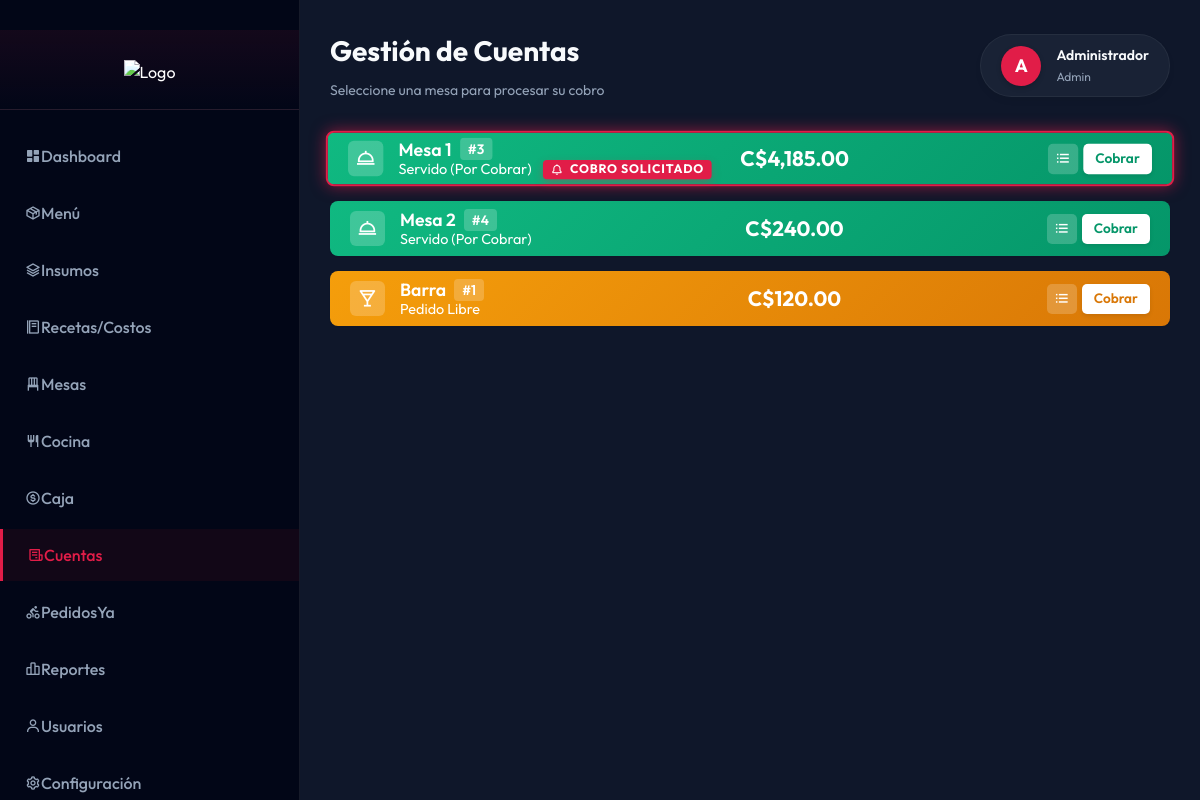
The app's page /cuentas.php (signed in) with its own data.
### tables this page shows
CREATE TABLE `roles` (
  `id` int(11) NOT NULL AUTO_INCREMENT,
  `name` varchar(50) NOT NULL,
  PRIMARY KEY (`id`),
  UNIQUE KEY `name` (`name`)
);

CREATE TABLE `orders` (
  `id` int(11) NOT NULL AUTO_INCREMENT,
  `table_id` int(11) NOT NULL,
  `user_id` int(11) NOT NULL,
  `total` decimal(10,2) NOT NULL DEFAULT 0.00,
  `status` enum('pending','completed','cancelled','draft','preparing','ready','picked_up','delivered') DEFAULT 'draft',
  `date_created` timestamp NOT NULL DEFAULT current_timestamp(),
  `payment_requested` tinyint(1) DEFAULT 0,
  PRIMARY KEY (`id`),
  KEY `table_id` (`table_id`),
  KEY `user_id` (`user_id`),
  CONSTRAINT `orders_ibfk_1` FOREIGN KEY (`table_id`) REFERENCES `tables` (`id`) ON UPDATE CASCADE,
  CONSTRAINT `orders_ibfk_2` FOREIGN KEY (`user_id`) REFERENCES `users` (`id`) ON UPDATE CASCADE
);

CREATE TABLE `tables` (
  `id` int(11) NOT NULL AUTO_INCREMENT,
  `name` varchar(50) NOT NULL,
  `status` enum('available','occupied','reserved') DEFAULT 'available',
  PRIMARY KEY (`id`),
  UNIQUE KEY `name` (`name`)
);

### cuentas.php (the view, shortened to what this page needs)
<?php
require_once __DIR__ . '/config/db.php';
$stmt = $pdo->prepare('SELECT name FROM roles WHERE id = ?');
$stmt->execute([$_SESSION['role_id']]);
$user_role_name = $stmt->fetchColumn() ?: 'Usuario';
$stmt = $pdo->query('
    SELECT t.*,
           o.id as order_id,
           o.total as order_total,
           o.status as order_status,
           o.payment_requested,
           u.name as waiter_name
    FROM tables t
    JOIN orders o ON t.id = o.table_id
        AND o.status IN ("draft", "pending", "preparing", "ready", "picked_up", "delivered")
    LEFT JOIN users u ON o.user_id = u.id
    ORDER BY t.id ASC
');
$tables = $stmt->fetchAll(PDO::FETCH_ASSOC);
$accounts = [];
foreach ($tables as $t) {
    $type = 'mesa';
    if (strtolower($t['name']) === 'barra' || strtolower($t['name']) === 'pedido libre') {
        $type = 'libre';
    }
    $accounts[] = [
        'type' => $type,
        'id' => $t['id'],
        'name' => $t['name'],
        'order_id' => $t['order_id'],
        'total' => $t['order_total'],
        'status' => $t['order_status'],
        'payment_requested' => $t['payment_requested'],
        'waiter' => $t['waiter_name'],
        'link' => "ver_pedido.php?table={$t['id']}&view=payment"
    ];
}
include __DIR__ . '/includes/header.php';
?>
<div class="dashboard-wrapper">
    <?php include __DIR__ . '/includes/sidebar.php'; ?>
    <main class="main-content">
        <div class="page-header">
            <div>
                <h1>Gestión de Cuentas</h1>
                <p>Seleccione una mesa para procesar su cobro</p>
            </div>
            <div class="user-profile-header">
                <div class="user-avatar">
                    <?= strtoupper(substr($_SESSION['name'], 0, 1)) ?>
                </div>
                <div class="user-details">
                    <span class="user-name">
                        <?= htmlspecialchars($_SESSION['name']) ?>
                    </span>
                    <span class="user-role">
                        <?= htmlspecialchars($user_role_name) ?>
                    </span>
                </div>
            </div>
        </div>
        <div class="tables-list">
            <?php foreach ($accounts as $account):
                $status = $account['status'] ?? null;
                $hasOrder = isset($account['has_order']) ? $account['has_order'] : (!empty($account['order_id']));
                $cardClass = 'available';
                $statusLabel = 'Disponible';
                $icon = 'bx-store-alt';
                if ($hasOrder) {
                    $cardClass = 'occupied';
                    $statusLabel = 'Ocupada';
                    $icon = 'bx-restaurant';
                    if ($account['type'] === 'libre') {
                        $cardClass = 'libre';
                        $statusLabel = 'Pedido Libre';
                        $icon = 'bx-drink';
                    } elseif ($account['type'] === 'pedidosya') {
                        $cardClass = 'pedidosya';
                        $statusLabel = 'Delivery';
                        $icon = 'bx-cycling';
                    } else {
                        if ($status === 'delivered') {
                            $cardClass = 'ready';
                            $statusLabel = 'Servido (Por Cobrar)';
                            $icon = 'bx-dish';
                        } elseif ($status === 'draft') {
                            $statusLabel = 'Anotando...';
                            $icon = 'bx-edit';
                        }
                    }
                }
                ?>
                <div class="table-row table-<?= $cardClass ?> <?= !empty($account['payment_requested']) ? 'payment-requested' : '' ?>">
                    <div class="row-section-info">
                        <div class="row-icon"><i class='bx <?= $icon ?>'></i></div>
                        <div class="row-details">
                            <div class="row-name">
                                <?= htmlspecialchars($account['name']) ?>
                                <?php if ($hasOrder): ?><span
                                        class="badge">#<?= $account['order_id'] ?></span><?php endif; ?>
                            </div>
                            <div class="row-status">
                                <?= $statusLabel ?>
                                <?php if (!empty($account['payment_requested'])): ?>
                                    <span class="fc-badge fc-badge-rose" style="margin-left: 8px; background: #e11d48; color: white; padding: 2px 8px; border-radius: 4px; font-size: 0.85em; font-weight: bold; animation: pulse 2s infinite;"><i class='bx bx-bell'></i> COBRO SOLICITADO</span>
                                <?php endif; ?>
                            </div>
                        </div>
                    </div>
                    <div class="row-section-total">
                        <?php if ($hasOrder): ?>
                            <span class="total-amount">C$<?= number_format($account['total'], 2) ?></span>
                        <?php else: ?>
                            <span class="total-empty">--</span>
                        <?php endif; ?>
                    </div>
                    <div class="row-section-actions">
                        <?php if ($hasOrder): ?>
                            <?php if ($account['type'] !== 'pedidosya'): ?>
                                <button type="button" onclick="showOrderSummary(<?= $account['order_id'] ?>)"
                                    class="btn btn-sm btn-info icon-only">
                                    <i class='bx bx-list-ul'></i>
                                </button>
                            <?php endif; ?>
                            <a href="<?= $account['link'] ?>" class="btn btn-sm btn-primary action-btn">
                                <?php if ($account['type'] === 'pedidosya'): ?>
                                    Ver Factura
                                <?php else: ?>
                                    Cobrar
                                <?php endif; ?>
                            </a>
                        <?php endif; ?>
                    </div>
                </div>
            <?php endforeach; ?>
        </div>
    </main>
</div>
<?php include __DIR__ . '/includes/footer.php'; ?>

### assets/css/style.css (style rules this page uses)
:root { --primary: #e11d48; --primary-dark: #be123c; --secondary: #4c1d95; --accent: #f43f5e; --success: #10b981; --danger: #ef4444; --bg-primary: #0f172a; --bg-secondary: #020617; --bg-card: rgba(30, 41, 59, 0.7); --text-primary: #f8fafc; --text-secondary: #94a3b8; --border-color: rgba(255, 255, 255, 0.05); --shadow: 0 10px 30px rgba(0, 0, 0, 0.4); }
* { margin: 0; padding: 0; box-sizing: border-box; }
body { font-family: "Inter", -apple-system, BlinkMacSystemFont, "Segoe UI", sans-serif; background: var(--bg-primary); color: var(--text-primary); line-height: 1.6; overflow-x: hidden; }
.dashboard-wrapper { display: flex; min-height: 100vh; }
.main-content { flex: 1; margin-left: 260px; padding: 30px; background: var(--bg-primary); }
.page-header { margin-bottom: 30px; }
.page-header h1 { font-size: 28px; color: var(--text-primary); margin-bottom: 8px; }
.page-header p { color: var(--text-secondary); font-size: 14px; }
.btn { padding: 10px 20px; border-radius: 8px; border: none; font-weight: 600; cursor: pointer; transition: all 0.3s ease; font-size: 14px; text-decoration: none !important; display: inline-flex; align-items: center; justify-content: center; gap: 8px; }
.btn:hover, a.btn:hover, a.btn { text-decoration: none !important; }
.btn-primary { background: linear-gradient(135deg, var(--primary) 0%, var(--primary-dark) 100%); color: white; border: 1px solid rgba(255, 255, 255, 0.1); box-shadow: 0 4px 15px rgba(225, 29, 72, 0.3); }
.btn-sm { padding: 6px 12px; font-size: 12px; }
.badge { padding: 6px 12px; border-radius: 12px; font-size: 12px; font-weight: 600; display: inline-block; }
.user-name { color: white; font-weight: 600; font-size: 14px; }
.user-role { color: rgba(255, 255, 255, 0.6); font-size: 12px; margin-top: 2px; }
.user-avatar { width: 40px; height: 40px; background: var(--primary); border-radius: 50%; display: flex; align-items: center; justify-content: center; color: white; font-weight: bold; font-size: 18px; box-shadow: 0 2px 5px rgba(0, 0, 0, 0.2); }
.user-details { display: flex; flex-direction: column; }
.page-header { display: flex; justify-content: space-between; align-items: center; margin-bottom: 30px; }
.user-profile-header { display: flex; align-items: center; gap: 15px; background: var(--bg-card); padding: 10px 20px; border-radius: 50px; border: 1px solid var(--border-color); box-shadow: 0 4px 6px rgba(0, 0, 0, 0.05); margin-left: auto; }
.user-profile-header .user-avatar { width: 40px; height: 40px; background: var(--primary); border-radius: 50%; display: flex; align-items: center; justify-content: center; color: white; font-weight: bold; font-size: 18px; }
.user-profile-header .user-details { display: flex; flex-direction: column; }
.user-profile-header .user-name { color: var(--text-primary); font-weight: 600; font-size: 14px; }
.user-profile-header .user-role { color: var(--text-secondary); font-size: 12px; }
* { scrollbar-width: thin; scrollbar-color: transparent transparent; transition: scrollbar-color 0.3s ease; }

### assets/css/foodcorp-theme.css (style rules this page uses)
:root { --fc-primary: #e11d48; --fc-primary-hover: #fb7185; --fc-bg-main: #0f172a; --fc-bg-deep: #020617; --fc-card-bg: rgba(30, 41, 59, 0.7); --fc-text-main: #f8fafc; --fc-text-sec: #94a3b8; --fc-border: rgba(255, 255, 255, 0.08); --fc-success: #10b981; --fc-warning: #f59e0b; --fc-danger: #ef4444; --fc-sidebar-w: 300px; --fc-sidebar-collapsed-w: 80px; --fc-detail-w: 420px; --fc-header-h: 70px; --fc-glass-blur: blur(12px); --fc-shadow-lg: 0 10px 15px -3px rgba(0, 0, 0, 0.5), 0 4px 6px -4px rgba(0, 0, 0, 0.3); }
* { margin: 0; padding: 0; box-sizing: border-box; }
body { background-color: var(--fc-bg-main); color: var(--fc-text-main); font-family: 'Outfit', 'Inter', sans-serif; line-height: 1.5; -webkit-font-smoothing: antialiased; overflow-x: hidden; }
.dashboard-wrapper { display: flex; min-height: 100vh; }
.main-content { flex: 1; margin-left: var(--fc-sidebar-w); padding: 30px; transition: margin-left 0.3s ease; }
.fc-badge { padding: 6px 14px; border-radius: 50px; font-size: 0.72rem; font-weight: 700; text-transform: uppercase; letter-spacing: 0.8px; display: inline-flex; align-items: center; gap: 6px; }
.fc-badge-rose { background: linear-gradient(135deg, var(--fc-primary) 0%, #be123c 100%); color: white; box-shadow: 0 4px 10px rgba(225, 29, 72, 0.3); }
.table-ready { border-top: 4px solid var(--fc-primary); animation: glow-pulse 2s infinite; }

### records on screen
roles: name "Admin"
orders: table.name "Mesa 1", id "3", status "Servido (Por Cobrar)", payment_requested 1 (drawn), total "4,185.00"
orders: table.name "Mesa 2", id "4", status "Servido (Por Cobrar)", total "240.00"
orders: table.name "Barra", id "1", statusLabel "Pedido Libre", total "120.00"

### other values on screen
substr($_SESSION['name'], 0, 1) "A"
$_SESSION['name'] "Administrador"
